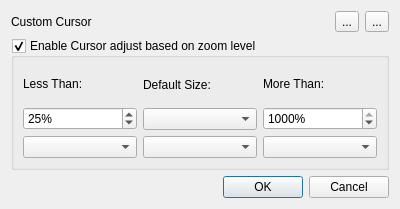
<?xml version="1.0" encoding="UTF-8"?>
<ui version="4.0">
 <class>Dialog</class>
 <widget class="QDialog" name="Dialog">
  <property name="geometry">
   <rect>
    <x>0</x>
    <y>0</y>
    <width>400</width>
    <height>209</height>
   </rect>
  </property>
  <property name="windowTitle">
   <string>Show Eraser Config</string>
  </property>
  <layout class="QVBoxLayout" name="verticalLayout">
   <item>
    <layout class="QHBoxLayout" name="horizontalLayout">
     <item>
      <widget class="QLabel" name="cursorFileLabel">
       <property name="text">
        <string>Custom Cursor</string>
       </property>
      </widget>
     </item>
     <item>
      <widget class="QToolButton" name="cursorFileBtn">
       <property name="text">
        <string>...</string>
       </property>
       <property name="icon">
        <iconset theme="folder"/>
       </property>
      </widget>
     </item>
     <item>
      <widget class="QToolButton" name="clearCursorFileBtn">
       <property name="text">
        <string>...</string>
       </property>
       <property name="icon">
        <iconset theme="delete"/>
       </property>
      </widget>
     </item>
    </layout>
   </item>
   <item>
    <widget class="QGroupBox" name="boolEnableCursorAdjust">
     <property name="title">
      <string>Enable Cursor adjust based on zoom level</string>
     </property>
     <property name="checkable">
      <bool>true</bool>
     </property>
     <layout class="QVBoxLayout" name="verticalLayout_5">
      <item>
       <layout class="QHBoxLayout" name="horizontalLayout_2">
        <item>
         <layout class="QVBoxLayout" name="verticalLayout_2">
          <item>
           <widget class="QLabel" name="label_2">
            <property name="text">
             <string>Less Than:</string>
            </property>
           </widget>
          </item>
          <item>
           <widget class="QSpinBox" name="intLessThan">
            <property name="suffix">
             <string>%</string>
            </property>
            <property name="prefix">
             <string/>
            </property>
            <property name="maximum">
             <number>10000</number>
            </property>
            <property name="value">
             <number>25</number>
            </property>
           </widget>
          </item>
          <item>
           <widget class="QComboBox" name="lessThanAdjustCmb"/>
          </item>
         </layout>
        </item>
        <item>
         <layout class="QVBoxLayout" name="verticalLayout_4">
          <item>
           <widget class="QLabel" name="label_4">
            <property name="text">
             <string>Default Size:</string>
            </property>
           </widget>
          </item>
          <item>
           <widget class="QComboBox" name="defaultSizeCmb"/>
          </item>
          <item>
           <widget class="QComboBox" name="defaultSizeAdjustCmb"/>
          </item>
         </layout>
        </item>
        <item>
         <layout class="QVBoxLayout" name="verticalLayout_3">
          <item>
           <widget class="QLabel" name="label_3">
            <property name="text">
             <string>More Than:</string>
            </property>
           </widget>
          </item>
          <item>
           <widget class="QSpinBox" name="intMoreThan">
            <property name="suffix">
             <string>%</string>
            </property>
            <property name="maximum">
             <number>1000</number>
            </property>
            <property name="value">
             <number>1000</number>
            </property>
           </widget>
          </item>
          <item>
           <widget class="QComboBox" name="moreThanAdjustCmb"/>
          </item>
         </layout>
        </item>
       </layout>
      </item>
     </layout>
    </widget>
   </item>
   <item>
    <widget class="QDialogButtonBox" name="buttonBox">
     <property name="orientation">
      <enum>Qt::Horizontal</enum>
     </property>
     <property name="standardButtons">
      <set>QDialogButtonBox::Cancel|QDialogButtonBox::Ok</set>
     </property>
    </widget>
   </item>
  </layout>
 </widget>
 <resources/>
 <connections>
  <connection>
   <sender>buttonBox</sender>
   <signal>accepted()</signal>
   <receiver>Dialog</receiver>
   <slot>accept()</slot>
   <hints>
    <hint type="sourcelabel">
     <x>248</x>
     <y>254</y>
    </hint>
    <hint type="destinationlabel">
     <x>157</x>
     <y>274</y>
    </hint>
   </hints>
  </connection>
  <connection>
   <sender>buttonBox</sender>
   <signal>rejected()</signal>
   <receiver>Dialog</receiver>
   <slot>reject()</slot>
   <hints>
    <hint type="sourcelabel">
     <x>316</x>
     <y>260</y>
    </hint>
    <hint type="destinationlabel">
     <x>286</x>
     <y>274</y>
    </hint>
   </hints>
  </connection>
 </connections>
</ui>
